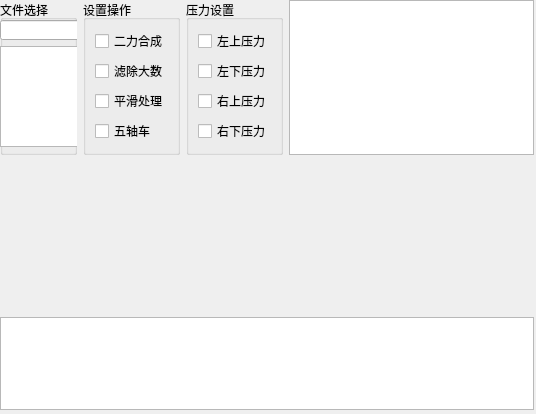
<?xml version="1.0" encoding="UTF-8"?>
<ui version="4.0">
 <class>AnalysisWidget</class>
 <widget class="QWidget" name="AnalysisWidget">
  <property name="geometry">
   <rect>
    <x>0</x>
    <y>0</y>
    <width>536</width>
    <height>414</height>
   </rect>
  </property>
  <property name="windowTitle">
   <string>AnalysisWidget</string>
  </property>
  <widget class="QWidget" name="layoutWidget">
   <property name="geometry">
    <rect>
     <x>0</x>
     <y>0</y>
     <width>534</width>
     <height>410</height>
    </rect>
   </property>
   <layout class="QGridLayout" name="gridLayout">
    <item row="0" column="0">
     <layout class="QVBoxLayout" name="verticalLayout">
      <item>
       <widget class="QGroupBox" name="groupBox_3">
        <property name="title">
         <string>文件选择</string>
        </property>
        <widget class="QLineEdit" name="lineEdit">
         <property name="geometry">
          <rect>
           <x>0</x>
           <y>20</y>
           <width>256</width>
           <height>20</height>
          </rect>
         </property>
        </widget>
        <widget class="QListWidget" name="listWidget">
         <property name="geometry">
          <rect>
           <x>0</x>
           <y>46</y>
           <width>256</width>
           <height>101</height>
          </rect>
         </property>
        </widget>
       </widget>
      </item>
     </layout>
    </item>
    <item row="0" column="1">
     <layout class="QHBoxLayout" name="horizontalLayout">
      <item>
       <widget class="QGroupBox" name="groupBox">
        <property name="title">
         <string>设置操作</string>
        </property>
        <layout class="QVBoxLayout" name="verticalLayout_2">
         <item>
          <widget class="QCheckBox" name="synthesisCbx">
           <property name="text">
            <string>二力合成</string>
           </property>
          </widget>
         </item>
         <item>
          <widget class="QCheckBox" name="filterMaxCbx">
           <property name="text">
            <string>滤除大数</string>
           </property>
          </widget>
         </item>
         <item>
          <widget class="QCheckBox" name="smootherCbx">
           <property name="text">
            <string>平滑处理</string>
           </property>
          </widget>
         </item>
         <item>
          <widget class="QCheckBox" name="fiveAxisCbx">
           <property name="text">
            <string>五轴车</string>
           </property>
          </widget>
         </item>
        </layout>
       </widget>
      </item>
      <item>
       <widget class="QGroupBox" name="groupBox_2">
        <property name="title">
         <string>压力设置</string>
        </property>
        <layout class="QVBoxLayout" name="verticalLayout_3">
         <item>
          <widget class="QCheckBox" name="pressLUpCbx">
           <property name="text">
            <string>左上压力</string>
           </property>
          </widget>
         </item>
         <item>
          <widget class="QCheckBox" name="pressLDnCbx">
           <property name="text">
            <string>左下压力</string>
           </property>
          </widget>
         </item>
         <item>
          <widget class="QCheckBox" name="pressRUpCbx">
           <property name="text">
            <string>右上压力</string>
           </property>
          </widget>
         </item>
         <item>
          <widget class="QCheckBox" name="pressRDnCbx">
           <property name="text">
            <string>右下压力</string>
           </property>
          </widget>
         </item>
        </layout>
       </widget>
      </item>
     </layout>
    </item>
    <item row="0" column="2">
     <layout class="QHBoxLayout" name="horizontalLayout_2">
      <item>
       <widget class="QTableWidget" name="sampDataWidget"/>
      </item>
     </layout>
    </item>
    <item row="1" column="0" colspan="3">
     <widget class="QwtPlot" name="frame">
      <property name="minimumSize">
       <size>
        <width>500</width>
        <height>150</height>
       </size>
      </property>
     </widget>
    </item>
    <item row="2" column="0" colspan="3">
     <widget class="QTableWidget" name="resultWidget"/>
    </item>
   </layout>
  </widget>
 </widget>
 <customwidgets>
  <customwidget>
   <class>QwtPlot</class>
   <extends>QFrame</extends>
   <header location="global">qwt_plot.h</header>
   <container>1</container>
  </customwidget>
 </customwidgets>
 <resources/>
 <connections/>
</ui>
